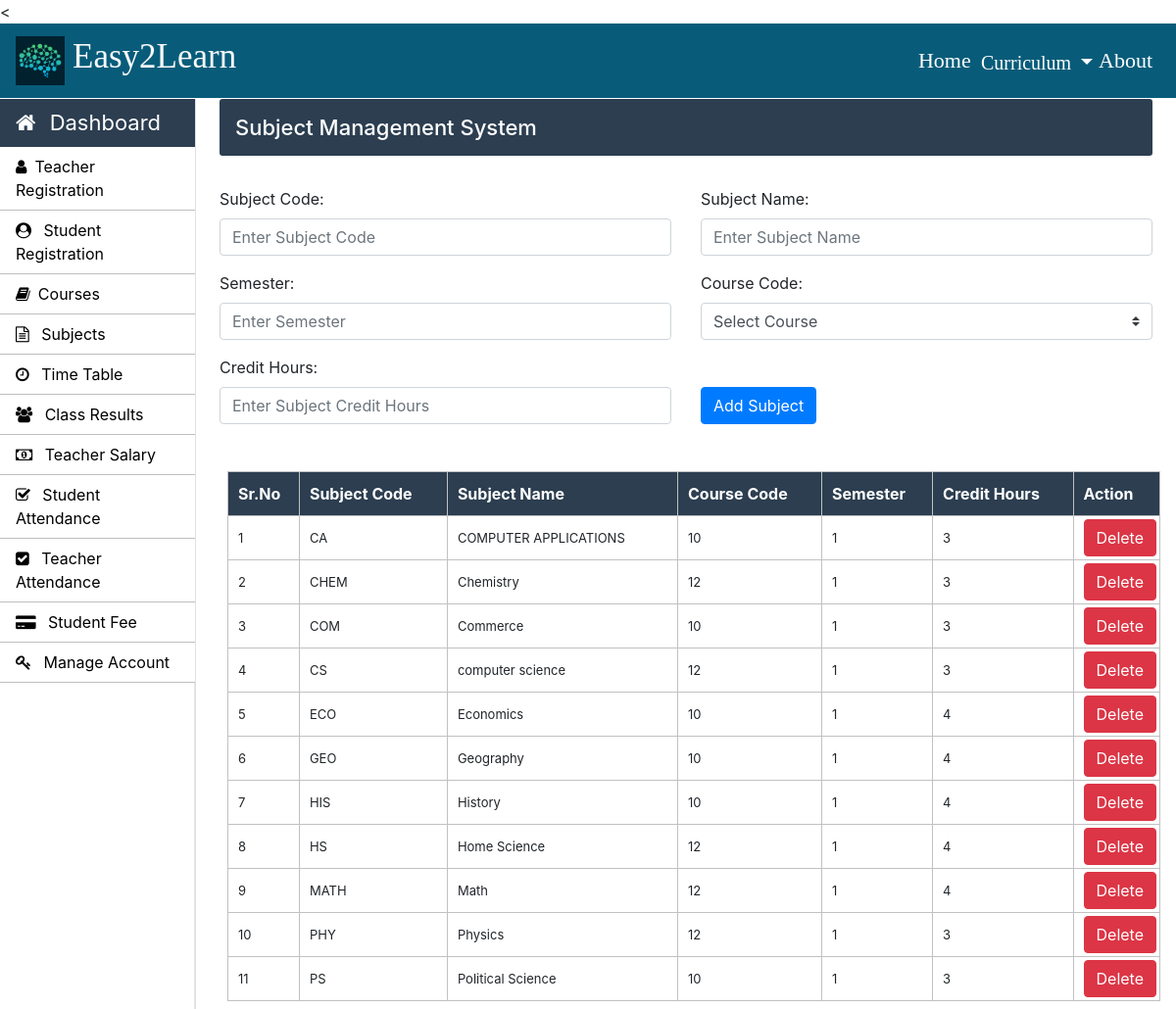
/Admin/subjects.php (signed in), run on the app's committed database.
### tables this page shows
CREATE TABLE `course_subjects` (
  `subject_code` varchar(10) NOT NULL,
  `subject_name` varchar(50) NOT NULL,
  `course_code` varchar(10) NOT NULL,
  `semester` int(10) NOT NULL,
  `credit_hours` int(5) NOT NULL
);

### Admin/subjects.php (the view, shortened to what this page needs)
<?php
		require_once "../connection/connection.php";
	?>
<!doctype html>
<html lang="en">
	<head>
	</head>
	<body>
		<?php include('../common/common-header.php') ?>
		<?php include('../common/admin-sidebar.php') ?>
		<main role="main" class="col-xl-10 col-lg-9 col-md-8 ml-sm-auto px-md-4 mb-2 w-100">
			<div class="sub-main">
				<div class="bar-margin text-center d-flex flex-wrap flex-md-nowrap pt-3 pb-2 mb-3 text-white admin-dashboard pl-3">
					<h4>Subject Management System </h4>
				</div>
				<div class="row">
					<div class="col-md-12">
						<form action="subjects.php" method="post">
							<div class="row mt-3">
								<div class="col-md-6">
									<div class="form-group">
										<label for="exampleInputEmail1">Subject Code: </label>
										<input type="text" name="subject_code" class="form-control" required placeholder="Enter Subject Code" required>
									</div>
								</div>
								<div class="col-md-6">
									<div class="form-group">
										<label for="exampleInputPassword1">Subject Name:</label>
										<input type="text" name="subject_name" class="form-control" required placeholder="Enter Subject Name" required>
									</div>
								</div>
							</div>
							<div class="row">
								<div class="col-md-6">
									<div class="form-group">
										<label for="exampleInputPassword1">Semester:</label>
										<input type="text" name="semester" class="form-control" required placeholder="Enter Semester" required>
									</div>
								</div>
								<div class="col-md-6">
									<div class="form-group">
										<label for="exampleInputEmail1">Course Code:</label>
										<select class="browser-default custom-select" name="course_code">
											<option >Select Course</option>
										</select>
									</div>
								</div>
							</div>
							<div class="row">
								<div class="col-md-6">
									<div class="form-group">
										<label for="exampleInputPassword1">Credit Hours:</label>
										<input type="number" name="credit_hours" class="form-control"  placeholder="Enter Subject Credit Hours" required>
									</div>
								</div>
								<div class="col-md-6 mt-4">
									<div class="form-group pt-2">
										<input type="submit" name="sub" value="Add Subject" class="btn btn-primary">
									</div>
								</div>
							</div>
						</form>
					</div>
				</div>
				<div class="row">
					<div class="col-md-12 ml-2">
						<section class="mt-3">
							<table class="w-100 table-elements table-three-tr" cellpadding="3">
								<tr class="table-tr-head table-three text-white">
									<th>Sr.No</th>
									<th>Subject Code</th>
									<th>Subject Name</th>
									<th>Course Code</th>
									<th>Semester</th>
									<th>Credit Hours</th>
									<th>Action</th>
								</tr>
								<?php
									$sr=1;
									$query="select subject_code,subject_name,course_code,semester,credit_hours from course_subjects";
									$run=mysqli_query($con,$query);
									while($row=mysqli_fetch_array($run)) {
									echo	"<tr>";
									echo	"<td>".$sr++."</td>";
									echo	"<td>".$row['subject_code']."</td>";
									echo	"<td>".$row['subject_name']."</td>";
									echo	"<td>".$row['course_code']."</td>";
									echo	"<td>".$row['semester']."</td>";
									echo	"<td>".$row['credit_hours']."</td>";
									echo	"<td width='20'><a class='btn btn-danger' href=delete-function.php?subject_code=".$row['subject_code'].">Delete</a></td>";
									echo	"</tr>";
									}
								?>
							</table>
						</section>
					</div>
				</div>
			</div>
		</main>
	</body>
</html>

### Css/style.css (style rules this page uses)
h4 { font-size: 22px; }
.admin-dashboard { margin-top: 1px !important; background: #2c3e50 !important; border-radius: 3px; }
.table-elements tr, td, th { font-size: 13px; border: 1px solid rgb(194, 193, 193); padding-left: 10px !important; }
.table-three { background: #2c3e50 !important; }
.table-tr-head { height: 45px !important; padding: 10px !important; margin-top: 5px !important; }
.table-font-for-transcript td, th { font-size: 16px !important; }

### data on the page
course_subjects: subject_code "CA", subject_name "COMPUTER APPLICATIONS", course_code "10", semester "1", credit_hours "3"
course_subjects: subject_code "CHEM", subject_name "Chemistry", course_code "12", semester "1", credit_hours "3"
course_subjects: subject_code "COM", subject_name "Commerce", course_code "10", semester "1", credit_hours "3"
course_subjects: subject_code "CS", subject_name "computer science", course_code "12", semester "1", credit_hours "3"
course_subjects: subject_code "ECO", subject_name "Economics", course_code "10", semester "1", credit_hours "4"
course_subjects: subject_code "GEO", subject_name "Geography", course_code "10", semester "1", credit_hours "4"
course_subjects: subject_code "HIS", subject_name "History", course_code "10", semester "1", credit_hours "4"
course_subjects: subject_code "HS", subject_name "Home Science", course_code "12", semester "1", credit_hours "4"
course_subjects: subject_code "MATH", subject_name "Math", course_code "12", semester "1", credit_hours "4"
course_subjects: subject_code "PHY", subject_name "Physics", course_code "12", semester "1", credit_hours "3"
course_subjects: subject_code "PS", subject_name "Political Science", course_code "10", semester "1", credit_hours "3"
